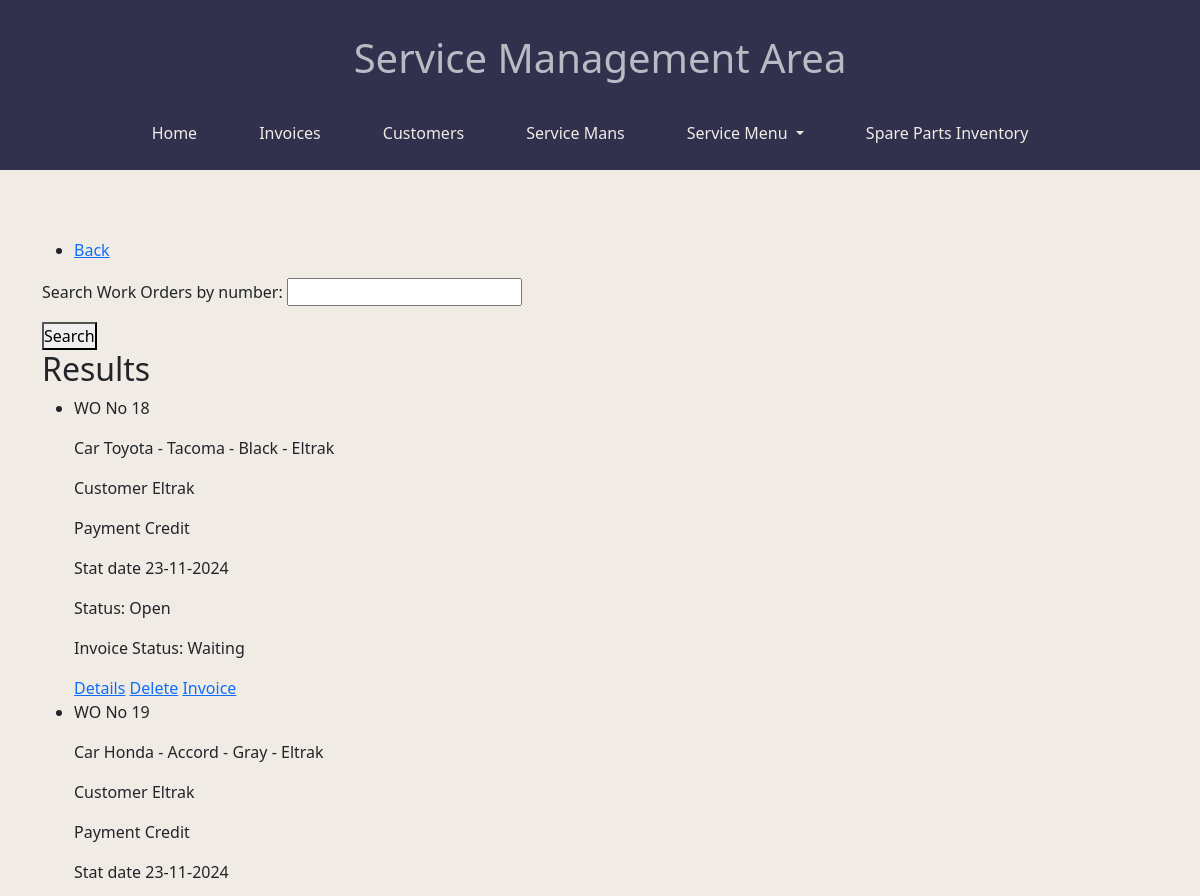
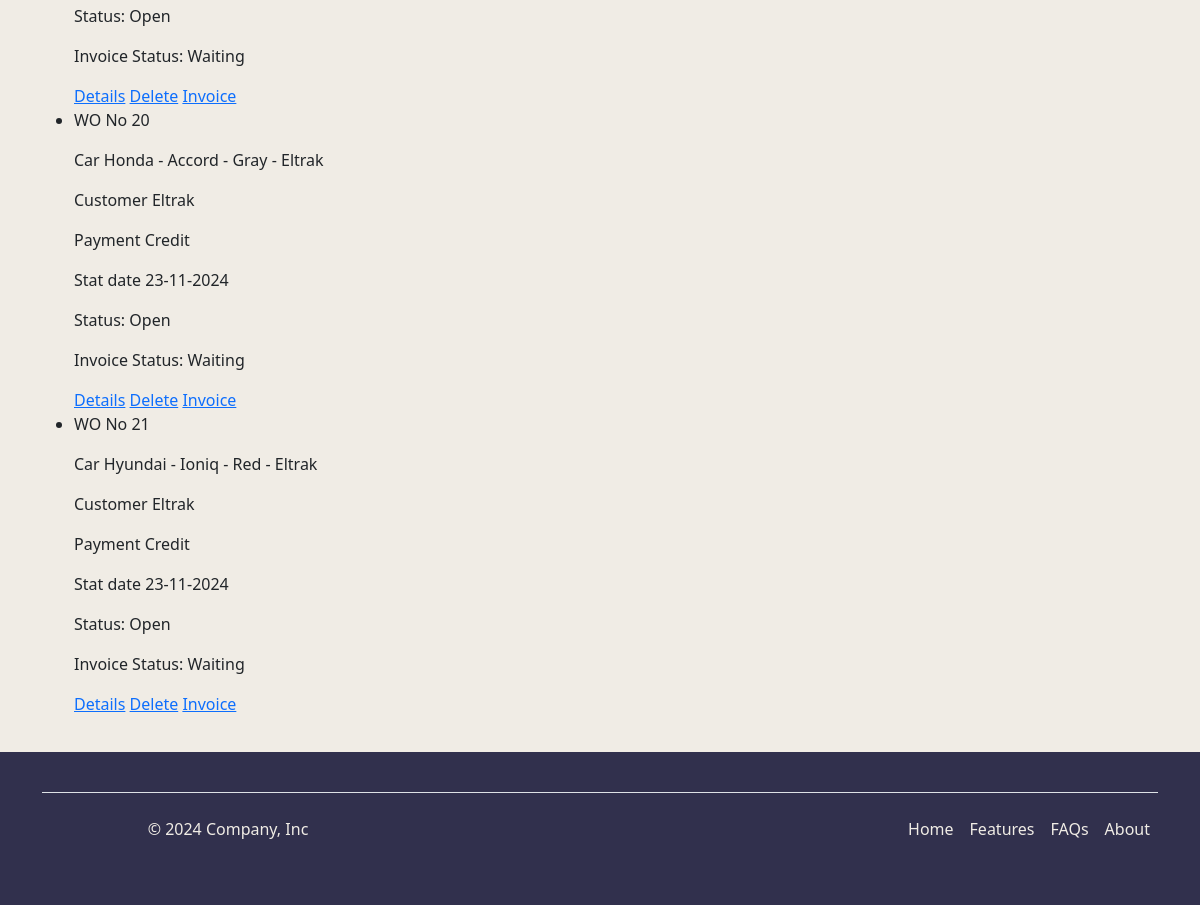
The app's page /api/work-orders/workorder/search with its own data (2 pictures, top to bottom).
### work_orders/models.py (models this page shows, shortened)
class WorkOrder(models.Model):
    PAYMENT_METHOD_CHOICES = [('Credit', "Credit"), ("Cash", "Cash")]
    customer = models.ForeignKey(Customer,related_name="customer", on_delete=models.CASCADE)
    car = models.ForeignKey(Car, on_delete=models.CASCADE)
    payment = models.CharField(max_length=30, blank=True, choices=PAYMENT_METHOD_CHOICES)
    created_at = models.DateTimeField(auto_now_add=True)
    is_active = models.BooleanField(default=True)
    invoiced = models.BooleanField(default=False)
    is_deleted = models.BooleanField(default=False)
    deleted_at = models.DateTimeField(blank=True, null=True)
    description_work = models.TextField(blank=True, null=True)
    labor_price = models.DecimalField(max_digits=10, decimal_places=2, blank=True, null=True, default=0)
    spare_part_price = models.DecimalField(max_digits=10, decimal_places=2, blank=True, null=True, default=0)
    mics_price = models.DecimalField(max_digits=10, decimal_places=2, blank=True, null=True, default=0)
    total_price = models.DecimalField(max_digits=10, decimal_places=2, default=0)
    objects = ActiveManager()
    all_objects = models.Manager()

### data/models.py (models this page shows, shortened)
class Car(models.Model):
    COLOR_CHOICES = [
        ("Black", "Black"),
        ("White", "White"),
        ("Gray", "Gray"),
        ("Silver", "Silver"),
        ("Red", "Red"),
        ("Blue", "Blue"),
        ("Brown", "Brown"),
        ("Green", "Green"),
        ("Yellow", "Yellow"),
        ("Other", "Other"),
    ]
    car_indication = models.ForeignKey(CarType, on_delete=models.CASCADE)
    color = models.CharField(max_length=55, blank=True, choices=COLOR_CHOICES)
    date_built = models.DateField(blank=True, null=True)
    vin_number = models.CharField(max_length=55, blank=True)
    customer = models.ForeignKey(Customer, related_name='car', on_delete=models.CASCADE)
    def __str__(self):
        return f"{self.car_indication.brand_name} - {self.car_indication.model_name} - {self.color} - {self.customer.name}"

class CarType(models.Model):
    brand_name = models.CharField(max_length=100)
    model_name = models.CharField(max_length=100)

class Customer(models.Model):
    COUNTRY_CHOICES = [
        ("Bulgaria", "Bulgaria"),
        ("Albania", "Albania"),
        ("Bosnia and Herzegovina", "Bosnia and Herzegovina"),
        ("Greece", "Greece"),
        ("Kosovo", "Kosovo"),
        ("North Macedonia", "North Macedonia"),
        ("Montenegro", "Montenegro"),
        ("Romania", "Romania"),
        ("Serbia", "Serbia"),
        ("Turkey", "Turkey"),
        ("Croatia", "Croatia"),
        ("Slovenia", "Slovenia")
    ]
    PAYMENT_CHOICES = [("cash", "Cash"),
                       ("credit", "Credit")]
    PAYMENT_TERMS_CHOICES = [('COD', 'Cash on Delivery'), ('CIA', 'Cash in Advance'), ('Net_15', '15 days'),
                             ('Net_30', '30 days')]
    name = models.CharField(max_length=100)
    vat = models.IntegerField(validators=[vat_number_validator])
    country = models.CharField(max_length=100, choices=COUNTRY_CHOICES)
    city = models.CharField(max_length=100, blank=True)
    address = models.CharField(max_length=100, blank=True)
    is_active = models.BooleanField(default=True)
    credit_limit = models.DecimalField(max_digits=10, decimal_places=0, blank=True, null=True,
                                       validators=[credit_limit_validator])
    payment_terms = models.CharField(max_length=30, choices=PAYMENT_TERMS_CHOICES)
    description = models.TextField(blank=True)
    flb = models.CharField(max_length=100, blank=True)
    def __str__(self):
        return self.name

### work_orders/views.py (the view)
# urls.py: path('workorder/search', WorkOrderSearchView.as_view(), name="work_orders_search"),
class WorkOrderSearchView(ListView):
    model = WorkOrder
    template_name = 'work_orders/edit-work-order.html'
    context_object_name = 'work_orders'
    def get_queryset(self):
        queryset = super().get_queryset()
        query = self.request.GET.get('query', None)
        if query:
            queryset = queryset.filter(Q(id__icontains=query))
        return queryset
    def get_context_data(self, **kwargs):
        context = super().get_context_data(**kwargs)
        context["form"] = WorkOrderSearchForm(self.request.GET)
        return context

### work_orders/forms.py
class WorkOrderSearchForm(forms.Form):
    query = forms.CharField(label='Search Work Orders by number', max_length=255, required=False)

### work_orders/models.py (called while the page is built)
    def get_queryset(self):
        return super().get_queryset().filter(is_deleted=False)

### work_orders/templates/work_orders/edit-work-order.html (shortened to what this page needs)
{% extends "home.html" %}
{% block content %}
    <ul>
    <li><a href="{% url 'home' %}">Back</a></li>
</ul>
<form method="get">
    {{ form.as_p }}
    <button type="submit">Search</button>
</form>
<h2>Results</h2>
<ul>
    {% for work_order in work_orders %}
        <li>
            <p>WO No {{ work_order.id }} </p>
            <p>Car {{ work_order.car }}</p>
            <p>Customer {{ work_order.customer }}</p>
            <p>Payment {{ work_order.payment }}</p>
            <p>Stat date {{ work_order.created_at|date:"d-m-Y" }}</p>
            {% if work_order.is_active %}
                <p>Status: Open</p>
            {% else %}
                <p>Status: Close</p>
            {% endif %}
            {% if work_order.invoiced %}
            <p>Invoice Status: Invoiced</p>
            {% else %}
            <p>Invoice Status: Waiting</p>
            {% endif %}
            <a href="{% url 'work_orders:workorder_detail' work_order.pk %}">Details</a>
            <a href="{% url 'work_orders:workorder_delete' work_order.pk %}">Delete</a>
            <a href="{% url 'work_orders:invoice' work_order.pk %}">Invoice</a>
        </li>
    {% empty %}
        <li>No work order found</li>
    {% endfor %}
</ul>
{% endblock %}

### templates/home.html (shortened to what this page needs)
{% load static %}
<!DOCTYPE html>
<html lang="en">
<head>
    <link rel="stylesheet" href="{% static 'css/home.css' %}">
    <link href="https://cdn.jsdelivr.net/npm/bootstrap@5.3.3/dist/css/bootstrap.min.css" rel="stylesheet"
>
</head>
<body class="d-flex flex-column min-vh-100">
<header>
    <h1 class="text-center my-4">Service Management Area</h1>
    <nav class="navbar navbar-expand-lg custom-navbar">
        <div class="container">
            <div class="collapse navbar-collapse justify-content-center">
                <ul class="nav">
                    <li class="nav-item">
                        <a class="btn btn-custom mx-2 btn-custom-text" href="#">Home</a>
                    </li>
                    <li class="nav-item">
                        <a class="btn btn-custom mx-2 btn-custom-text" href="#">Invoices</a>
                    </li>
                    <li class="nav-item">
                        <a class="btn btn-custom mx-2 btn-custom-text" href="#">Customers</a>
                    </li>
                    <li class="nav-item">
                        <a class="btn btn-custom mx-2 btn-custom-text" href="#">Service Mans</a>
                    </li>
                    <li class="nav-item dropdown">
                        <a class="btn btn-custom dropdown-toggle mx-2 btn-custom-text" href="#" id="dropdownMenuButton"
                           data-bs-toggle="dropdown" aria-expanded="false">
                            Service Menu
                        </a>
                    </li>
                    <li class="nav-item">
                        <a class="btn btn-custom mx-2 btn-custom-text" href="#">Spare Parts Inventory</a>
                    </li>
                </ul>
            </div>
        </div>
    </nav>
</header>
<main class="flex-grow-1">
    <div class="container mt-5">
        {% block content %}
        {% endblock %}
    </div>
</main>
<footer class="text-white text-center py-3 custom-footer mt-auto">
    <div class="container">
        <div class="d-flex flex-wrap justify-content-between align-items-center py-3 my-4 border-top">
            <p class="col-md-4 mb-0 text-custom">© 2024 Company, Inc</p>
            <a href="/"
               class="col-md-4 d-flex align-items-center justify-content-center mb-3 mb-md-0 me-md-auto link-body-emphasis text-decoration-none">
                <svg class="bi me-2" width="40" height="32">
                    <use xlink:href="#bootstrap"></use>
                </svg>
            </a>
            <ul class="nav col-md-4 justify-content-end">
                <li class="nav-item"><a href="#" class="nav-link px-2 text-custom">Home</a></li>
                <li class="nav-item"><a href="#" class="nav-link px-2 text-custom">Features</a></li>
                <li class="nav-item"><a href="#" class="nav-link px-2 text-custom">FAQs</a></li>
                <li class="nav-item"><a href="#" class="nav-link px-2 text-custom">About</a></li>
            </ul>
        </div>
    </div>
</footer>
</body>
</html>

### static/css/home.css (style rules this page uses)
* { margin: 0; padding: 0; box-sizing: border-box; }
body { font-family: Arial, sans-serif; background-color: #F0ECE5 !important; color: #333; }
header { background-color: #31304D; padding: 10px; color: #B6BBC4; text-align: center; }
header nav ul { list-style: none; padding: 0; }
header nav ul li { display: inline; margin-right: 20px; }
header nav ul li a { color: #B6BBC4; text-decoration: none; size: 14px; }
main { padding: 20px; }
h2 { margin-bottom: 10px; }
.btn-custom-text { color: #F0ECE5 !important; }
.custom-footer { background-color: #31304D !important; color: #F0ECE5 !important; }
.text-custom { color: #F0ECE5 !important; }

### records on screen
WorkOrder: id "18", car "Toyota - Tacoma - Black - Eltrak", customer "Eltrak", payment "Credit", created_at "23-11-2024", is_active "Status: Open", invoiced "Invoice Status: Waiting"
WorkOrder: id "19", car "Honda - Accord - Gray - Eltrak", customer "Eltrak", payment "Credit", created_at "23-11-2024", is_active "Status: Open", invoiced "Invoice Status: Waiting"
WorkOrder: id "20", car "Honda - Accord - Gray - Eltrak", customer "Eltrak", payment "Credit", created_at "23-11-2024", is_active "Status: Open", invoiced "Invoice Status: Waiting"
WorkOrder: id "21", car "Hyundai - Ioniq - Red - Eltrak", customer "Eltrak", payment "Credit", created_at "23-11-2024", is_active "Status: Open", invoiced "Invoice Status: Waiting"
